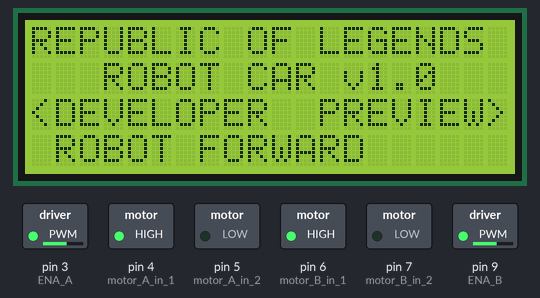
Recording of a sketch running on a simulated Arduino Uno, built with avr-gcc and run on an emulated ATmega328P. Shown: 20×4 character LCD, switched loads named in the sketch (green lamp = pin HIGH).

Above: at 0.22 s.
Timing chart, 0 to 130.0 s (numbered marks = the images above):
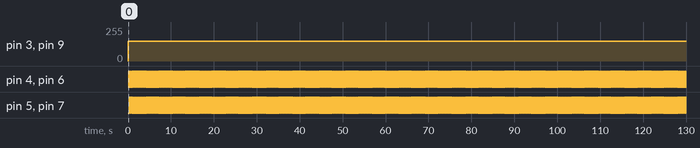

The sketch:

test_simulation_4.ino
```cpp
/**
* Arduino Based ROBOT Car Project Firmware Version 1.0 Developer Preview
* Developer & Contributors
* REPUBLIC OF LEGENDS
* No Bluetooth Connectivity
* ROBOT going forward, backward and stop
* Added 20/4 LCD display replace 16/2 LCD dispslay
*/

#include <LiquidCrystal_I2C.h>

LiquidCrystal_I2C lcd(0x27, 20, 4);
int ENA_A = 3;
int ENA_B = 9;
int motor_A_in_1 = 4;
int motor_A_in_2 = 5;
int motor_B_in_1 = 6;
int motor_B_in_2 = 7;

void setup() {
  // put your setup code here, to run once:
  lcd.begin();
  pinMode(ENA_A, OUTPUT);
  pinMode(ENA_B, OUTPUT);
  pinMode(motor_A_in_1, OUTPUT);
  pinMode(motor_A_in_2, OUTPUT);
  pinMode(motor_B_in_1, OUTPUT);
  pinMode(motor_B_in_2, OUTPUT);
}

void loop() {
  // put your main code here, to run repeatedly:
  analogWrite(ENA_A, 150);
  analogWrite(ENA_B, 150);

  goForward();
  delay(100);

  goBackword();
  delay(100);

  // nowStop();
  // delay(2000);

}

void goForward(){
  lcd.setCursor(0,0);
  lcd.print("REPUBLIC OF LEGENDS");
  lcd.setCursor(0, 1);
  lcd.print("   ROBOT CAR v1.0   ");
  lcd.setCursor(0, 2);
  lcd.print("<DEVELOPER  PREVIEW>");
  lcd.setCursor(0, 3);
  lcd.print(" ROBOT FORWARD ");
  digitalWrite(motor_A_in_1, HIGH);
  digitalWrite(motor_A_in_2, LOW);

  digitalWrite(motor_B_in_1, HIGH);
  digitalWrite(motor_B_in_2, LOW);
}

void goBackword(){
  lcd.setCursor(0,0);
  lcd.print("REPUBLIC OF LEGENDS");
  lcd.setCursor(0, 1);
  lcd.print("   ROBOT CAR v1.0   ");
  lcd.setCursor(0, 2);
  lcd.print("<DEVELOPER  PREVIEW>");
  lcd.setCursor(0, 3);
  lcd.print(" ROBOT BACKWARD ");
  digitalWrite(motor_A_in_1, LOW);
  digitalWrite(motor_A_in_2, HIGH);

  digitalWrite(motor_B_in_1, LOW);
  digitalWrite(motor_B_in_2, HIGH);
}

void nowStop(){
  lcd.setCursor(0,0);
  lcd.print("REPUBLIC OF LEGENDS");
  lcd.setCursor(0, 1);
  lcd.print("   ROBOT CAR v1.0   ");
  lcd.setCursor(0, 2);
  lcd.print("<DEVELOPER  PREVIEW>");
  lcd.setCursor(0, 3);
  lcd.print(" ROBOT STOP    ");
  digitalWrite(motor_A_in_1, LOW);
  digitalWrite(motor_A_in_2, LOW);

  digitalWrite(motor_B_in_1, LOW);
  digitalWrite(motor_B_in_2, LOW);
}
```

Measured:
- by itself, pin 3 (ENA_A), pin 9 (ENA_B): 0/255 → 150/255 at 0.06 s
- by itself, pin 4 (motor_A_in_1), pin 5 (motor_A_in_2), pin 6 (motor_B_in_1), pin 7 (motor_B_in_2): alternates HIGH for 0.17 s and LOW for 0.17 s
